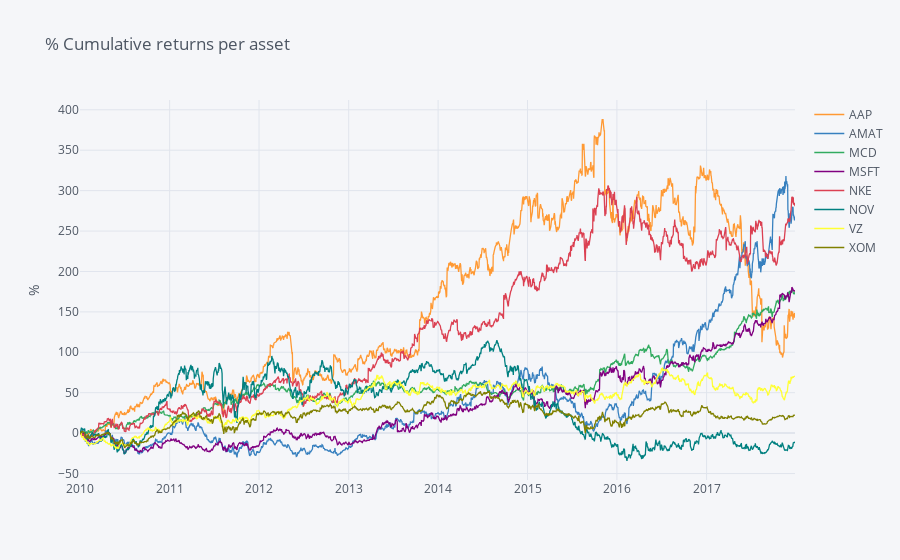

Write notebook code for a chart like this one.
### Code cell
df_plot = data.df.loc[:, data.df.columns.str.contains("Close")]

df_plot = df_plot.\
    rename(columns={col: col.split("_")[1] for col in df_plot.columns}).\
    pct_change().\
    dropna(axis=0).\
    apply(lambda x: (calc_cumulative_returns(x) - 1).mul(100), axis=0)

df_plot.iplot(title="% Cumulative returns per asset", yTitle="%", world_readable=True, asDates=True)

### Figure 1 — Plotly figure (JSON) as saved in the notebook; plotly's stock layout.template omitted (floating-point values rounded to 4 significant figures; data arrays with more than 128 entries replaced by an {"elided": "..."} marker saying what was removed)
{"data": [{"line": {"color": "rgba(255, 153, 51, 1.0)", "dash": "solid", "shape": "linear", "width": 1.3}, "mode": "lines", "name": "AAP", "text": "", "type": "scatter", "x": {"elided": "2013 str values"}, "y": {"elided": "2013 float values"}}, {"line": {"color": "rgba(55, 128, 191, 1.0)", "dash": "solid", "shape": "linear", "width": 1.3}, "mode": "lines", "name": "AMAT", "text": "", "type": "scatter", "x": {"elided": "2013 str values"}, "y": {"elided": "2013 float values"}}, {"line": {"color": "rgba(50, 171, 96, 1.0)", "dash": "solid", "shape": "linear", "width": 1.3}, "mode": "lines", "name": "MCD", "text": "", "type": "scatter", "x": {"elided": "2013 str values"}, "y": {"elided": "2013 float values"}}, {"line": {"color": "rgba(128, 0, 128, 1.0)", "dash": "solid", "shape": "linear", "width": 1.3}, "mode": "lines", "name": "MSFT", "text": "", "type": "scatter", "x": {"elided": "2013 str values"}, "y": {"elided": "2013 float values"}}, {"line": {"color": "rgba(219, 64, 82, 1.0)", "dash": "solid", "shape": "linear", "width": 1.3}, "mode": "lines", "name": "NKE", "text": "", "type": "scatter", "x": {"elided": "2013 str values"}, "y": {"elided": "2013 float values"}}, {"line": {"color": "rgba(0, 128, 128, 1.0)", "dash": "solid", "shape": "linear", "width": 1.3}, "mode": "lines", "name": "NOV", "text": "", "type": "scatter", "x": {"elided": "2013 str values"}, "y": {"elided": "2013 float values"}}, {"line": {"color": "rgba(255, 255, 51, 1.0)", "dash": "solid", "shape": "linear", "width": 1.3}, "mode": "lines", "name": "VZ", "text": "", "type": "scatter", "x": {"elided": "2013 str values"}, "y": {"elided": "2013 float values"}}, {"line": {"color": "rgba(128, 128, 0, 1.0)", "dash": "solid", "shape": "linear", "width": 1.3}, "mode": "lines", "name": "XOM", "text": "", "type": "scatter", "x": {"elided": "2013 str values"}, "y": {"elided": "2013 float values"}}], "layout": {"legend": {"bgcolor": "#F5F6F9", "font": {"color": "#4D5663"}}, "paper_bgcolor": "#F5F6F9", "plot_bgcolor": "#F5F6F9", "title": {"font": {"color": "#4D5663"}, "text": "% Cumulative returns per asset"}, "xaxis": {"gridcolor": "#E1E5ED", "showgrid": true, "tickfont": {"color": "#4D5663"}, "title": {"font": {"color": "#4D5663"}, "text": ""}, "zerolinecolor": "#E1E5ED"}, "yaxis": {"gridcolor": "#E1E5ED", "showgrid": true, "tickfont": {"color": "#4D5663"}, "title": {"font": {"color": "#4D5663"}, "text": "%"}, "zerolinecolor": "#E1E5ED"}}}
